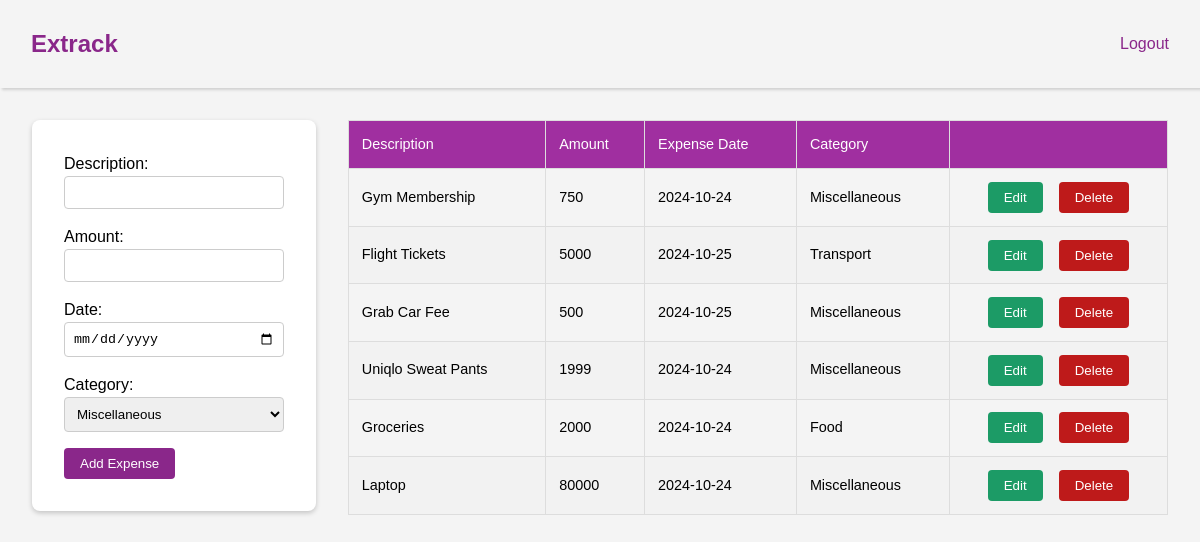
Page /dashboard.php (signed in) on the committed database.
### tables this page shows
CREATE TABLE Expenses(
                expenses_id INTEGER PRIMARY KEY AUTOINCREMENT,
                user_id_fk INTEGER,
                description TEXT NOT NULL,
                amount REAL NOT NULL,
                expense_date TEXT NOT NULL,
                category TEXT NOT NULL DEFAULT 'Miscellaneous',
                FOREIGN KEY (user_id_fk) REFERENCES Users(user_id) ON DELETE CASCADE
                );

### dashboard.php (the view, shortened to what this page needs)
<?php
require_once 'db.php';
$user_id = $_SESSION['user_id'];
$sql = "SELECT * FROM Expenses WHERE user_id_fk = :user_id";
$stmt = $db->prepare($sql);
$stmt->bindParam(':user_id', $user_id);
$stmt->execute();
$expenses = $stmt->fetchAll(PDO::FETCH_ASSOC);
?>
<!DOCTYPE html>
<html lang="en">
<head>
    <link rel="stylesheet" href="./css/reset.css">
    <link rel="stylesheet" href="./css/main.css">
</head>
<body>
    <header>
        <nav>
            <div class="title">
                <h1>Extrack</h1>
            </div>
            <div class="logout">
            <a href="logout.php" onclick="return confirm('Are you sure you want to logout?');">Logout</a>
            </div>
        </nav>
    </header>
    <div class="container">
        <div class="tracker">
            <form action="addExpenses.php" method="POST">
                <label for="description">Description:</label>
                <input type="text" name="description" id="description" required>
                <label for="amount">Amount:</label>
                <input type="number" name="amount" id="amount" required>
                <label for="expense_date">Date:</label>
                <input type="date" name="expense_date" id="expense_date" required>
                <label for="category">Category:</label>
                <select name="category" id="category">
                    <option value="Miscellaneous" selected>Miscellaneous</option>
                </select>
                <button type="submit" class="main-btn">Add Expense</button>
            </form>
        </div>
        <div class="table">
        <table>
        <thead>
            <tr>
                <th>Description</th>
                <th>Amount</th>
                <th>Expense Date</th>
                <th>Category</th>
                <th></th>
            </tr>
        </thead>
        <tbody>
            <?php if (count($expenses) > 0): ?>
                <?php foreach ($expenses as $expense): ?>
                    <tr>
                        <td><?php echo htmlspecialchars($expense['description']); ?></td>
                        <td><?php echo htmlspecialchars($expense['amount']); ?></td>
                        <td><?php echo htmlspecialchars($expense['expense_date']); ?></td>
                        <td><?php echo htmlspecialchars($expense['category']); ?></td>
                        <td>
                            <div class="btn-action-container">
                            <button class="edit-btn"><a href="updateForm.php?expenses_id=<?= $expense['expenses_id']; ?>">Edit</a></button>
                                <form action="deleteExpenses.php" method="GET">
                                <button type="submit" onclick="return confirm('Are you sure you want to delete this?');" class="delete-btn">Delete</button>
                                </form>
                            </div>
                        </td>
                    </tr>
                <?php endforeach; ?>
            <?php else: ?>
                <tr>
                    <td colspan="5">No expenses found.</td>
                </tr>
            <?php endif; ?>
        </tbody>
    </table>
        </div>
    </div>
</body>
</html>

### css/main.css (style rules this page uses)
body { margin: 0; font-family: Arial, sans-serif; background-color: #f4f4f4; }
header { background: #f4f4f4; color: white; padding: 1rem; box-shadow: rgba(0, 0, 0, 0.15) 1.95px 1.95px 2.6px; }
nav { margin: 10px 15px; display: flex; justify-content: space-between; align-items: center; }
.title h1 { color: rgb(138, 39, 138); }
.container { display: flex; justify-content: space-between; padding: 2rem; height: auto; }
.tracker { background: white; padding: 2rem; border-radius: 8px; box-shadow: 0 2px 5px rgba(0, 0, 0, 0.2); width: 25%; height: 50%; }
form label { font-size: 1rem; margin-bottom: 0.5rem; }
input[type="text"], input[type="number"], input[type="date"], select { width: 100%; padding: 0.5rem; margin-bottom: 1rem; border: 1px solid #ccc; border-radius: 4px; }
button { color: white; border: none; padding: 0.5rem 1rem; border-radius: 4px; cursor: pointer; }
.btn-action-container { display: flex; justify-content: center; gap: 1rem; }
.main-btn { background-color: rgb(138, 39, 138); }
.edit-btn { background: rgb(28, 155, 102); }
.edit-btn a { color: white; text-decoration: none; }
.delete-btn { background: rgb(190, 26, 26); padding-left: 1rem; }
.table { flex: 1; margin-left: 2rem; }
table { width: 100%; border-collapse: collapse; }
th, td { border: 1px solid #ddd; padding: 0.8rem; text-align: left; font-size: 0.9rem; }
th { background-color: rgb(160, 47, 160); color: white; font-weight: 500; font-size: 0.9rem; }
tr:nth-child(even) { background-color: #f2f2f2; }
.logout a { color: rgb(138, 39, 138); text-decoration: none; }

### rows in the picture
expenses: description "Gym Membership", amount "750", expense_date "2024-10-24", category "Miscellaneous"
expenses: description "Flight Tickets", amount "5000", expense_date "2024-10-25", category "Transport"
expenses: description "Grab Car Fee", amount "500", expense_date "2024-10-25", category "Miscellaneous"
expenses: description "Uniqlo Sweat Pants", amount "1999", expense_date "2024-10-24", category "Miscellaneous"
expenses: description "Groceries", amount "2000", expense_date "2024-10-24", category "Food"
expenses: description "Laptop", amount "80000", expense_date "2024-10-24", category "Miscellaneous"
